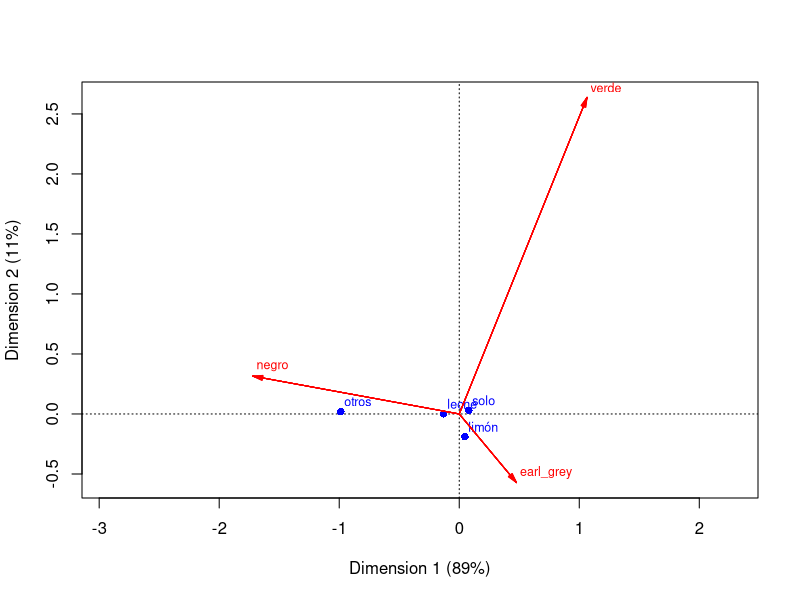
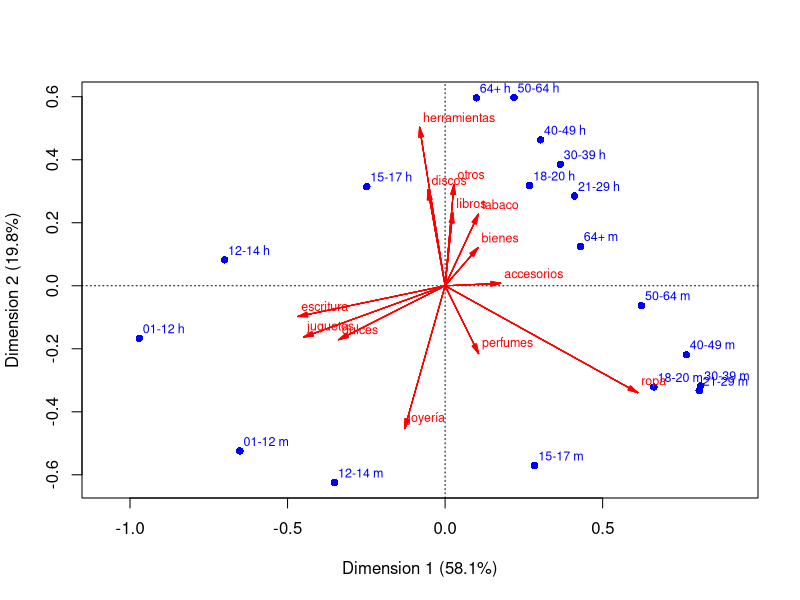
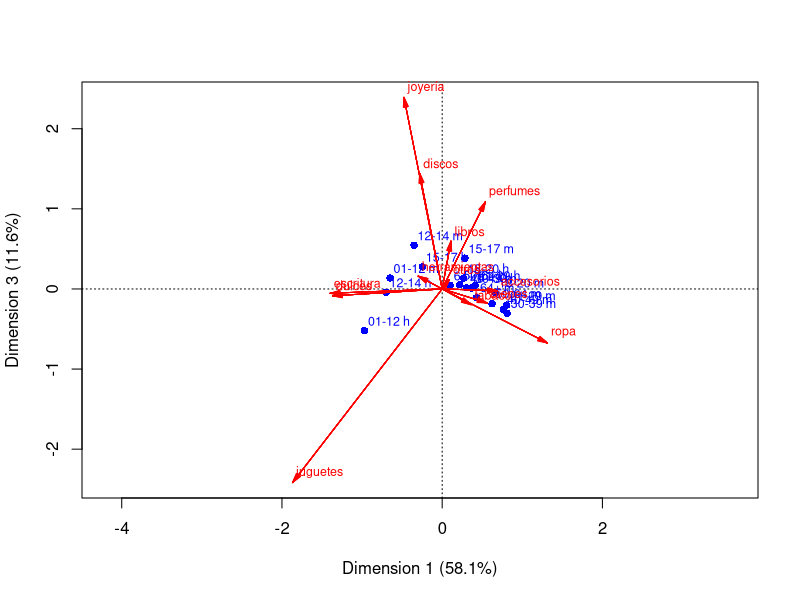

These charts were generated, in order, by the following R code:
## ---- chunk 1
library(tidyverse)
library(lubridate)
library(kableExtra)
## ---- chunk 2
# cargamos y traducimos los datos
te_tbl <- read_csv("./datos/tea.csv") |> 
   mutate(id = row_number()) |> 
   select(id, Tea, How, sugar, how, price, age) |> 
   rename(tipo = Tea, complementos = How, azucar = sugar, 
          presentacion = how, precio = price, edad = age) |> 
   mutate(tipo = recode(tipo, black = "negro", green = "verde", `Earl Grey` = "earl_grey"),
          complementos = recode(complementos, alone = "solo", milk = "leche", 
                                lemon = "limón", .default = "otros"),
          azucar = recode(azucar, sugar = "con_azúcar", No.sugar = "sin_azúcar"),
          presentacion = recode(presentacion, `tea bag`="bolsa", 
                                unpackaged = "suelto", .default = "mixto"),
          precio = recode(precio, p_upscale = "fino", p_branded = "de_marca",
                          p_private_label = "marca_propia", p_variable = "variable",
                          .default = "no_sabe"))
sample_n(te_tbl, 10) |> kable()
## ---- chunk 3
tabla_1 <- te_tbl |> count(tipo) |> 
   arrange(desc(n))
tabla_1 |> kable()
## ---- chunk 4
tabla_2 <- te_tbl |> 
   count(tipo) |> 
   mutate(n_total = sum(n), prop = n / n_total) |> 
   select(tipo, n_total, prop) |> 
   mutate(across(where(is.numeric), round, 2)) |> 
   arrange(desc(prop))
tabla_2 |> kable()
## ---- chunk 5
perfiles_col_tbl <- te_tbl |> select(id, tipo, complementos, presentacion, azucar) |> 
   pivot_longer(cols = tipo:azucar, names_to = "variable", values_to = "valor") |> 
   count(variable, valor) |> 
   group_by(variable) |> 
   mutate(n_total = sum(n), prop = n / n_total) |>
   mutate(prop = round(prop, 2)) |> 
   arrange(desc(prop), .by_group = TRUE)
perfiles_col_tbl |> kable()
## ---- chunk 6
perfiles_col_tbl |> 
   ungroup() |> 
   select(-variable, -n_total) |> 
   kable() |>  
   pack_rows(index = table(perfiles_col_tbl$variable))
## ---- chunk 7
perfiles_col_tbl <- te_tbl |> count(complementos, tipo) |> 
   group_by(tipo) |> 
   mutate(prop = n / sum(n)) |>
   group_by(complementos) |> 
   select(-n) |> 
   pivot_wider(names_from = tipo, values_from = prop, values_fill = 0)
perfiles_col_tbl |>  kable(digits = 2, caption = "Perfiles por columna")
## ---- chunk 8
comp_tbl <- te_tbl |> count(complementos) |> mutate(total = n / sum(n))
perfiles_col_tbl <- left_join(perfiles_col_tbl, comp_tbl) |> 
      arrange(desc(total)) |> 
      select(-n)
perfiles_col_tbl |> kable(digits = 2)
## ---- chunk 9
res_tbl <- perfiles_col_tbl |> 
   mutate(across(where(is.numeric), ~ .x / total)) |> 
   select(-total)
res_tbl |> kable(digits = 2)
## ---- chunk 10
res_tbl <- perfiles_col_tbl |> 
   mutate(across(where(is.numeric) & !total, ~ .x / total - 1)) 
res_tbl |> kable(digits = 2)
## ---- chunk 11
res_tbl |>  mutate(across(where(is.numeric), round, 2)) |> 
   mutate(across(where(is.numeric) & ! total, 
                 ~ cell_spec(.x, color = ifelse(.x > 0.1, "black", 
                                         ifelse(.x < -0.1, "red", "gray"))))) |>
   arrange(desc(total)) |> 
   kable(escape = FALSE) 
## ---- chunk 12
opts <- options(knitr.kable.NA = "")
res_tbl |>
   bind_rows(te_tbl |> count(tipo) |> 
                mutate(total = 1) |> 
                pivot_wider(names_from = tipo, values_from = n)) |> 
   mutate(across(where(is.numeric), round, 2)) |> 
   mutate(across(where(is.numeric) & ! total, 
                 ~ cell_spec(.x, color = ifelse(.x > 0.1, "black", 
                                         ifelse(.x < -0.1, "red", "gray"))))) |>
   arrange(desc(total)) |> 
   kable(escape = FALSE) 
## ---- chunk 13
library(ca)
corr_te <- ca(table(te_tbl$complementos, te_tbl$tipo))
plot(corr_te, map = "rowprincipal", arrows = c(FALSE, TRUE))
## ---- chunk 14
hurto_tbl <- read_csv("./datos/hurto.csv") |> 
   mutate(grupo = ifelse(grupo == "-12 h", "01-12 h", grupo),
          grupo = ifelse(grupo == "-12 m", "01-12 m", grupo))
hurto_tbl |> kable()
## ---- chunk 15
hurto_tbl |> 
   pivot_longer(cols = ropa:otros, names_to = "producto", values_to = "n") |> 
   group_by(producto) |> 
   summarise(n = sum(n)) |> 
   mutate(prop = n / sum(n)) |> 
   arrange(desc(prop)) |> 
   kable(digits = 2)
## ---- chunk 16
grupos_tbl <- hurto_tbl |> 
   pivot_longer(cols = ropa:otros, names_to = "producto", values_to = "n") |> 
   group_by(grupo) |> 
   summarise(n = sum(n)) |> 
   mutate(prop = n / sum(n)) |> 
   arrange(desc(prop))
grupos_tbl |> kable(digits = 2)
## ---- chunk 17
hurto_df <- as.data.frame(hurto_tbl)
rownames(hurto_df) <- hurto_tbl$grupo
hurto_df$grupo <- NULL
corr_hurto <- ca(hurto_df)
grafica_datos <- plot(corr_hurto, map = "rowgreen", arrows = c(FALSE, TRUE))
## ---- chunk 18
perfiles_hurto_tbl <- hurto_tbl |> 
   pivot_longer(cols = ropa:otros, names_to = "producto", values_to = "n") |> 
   group_by(producto) |> 
   mutate(prop = n / sum(n)) |> 
   select(-n) |> 
   pivot_wider(names_from = producto, values_from = prop) 
perfiles_hurto_tbl |> 
   select(-bienes, -discos, -perfumes) |> 
   kable(digits = 2) |> 
   kable_styling(font_size = 10)
## ---- chunk 19
res_hurto_tbl <- left_join(perfiles_hurto_tbl, grupos_tbl |> rename(total = prop)) |> 
    select(-n) |> 
    select(-bienes, -discos, -perfumes) |> 
    mutate(across(where(is.numeric) & !total, ~ .x / total - 1)) |> 
    mutate(across(where(is.numeric), round, 2)) 
res_hurto_tbl |> 
    mutate(across(where(is.numeric) & ! total, 
                 ~ cell_spec(.x, color = ifelse(.x > 0.2, "black", 
                                         ifelse(.x < -0.2, "red", "gray"))))) |>
    select(-total) |> 
    kable(escape = FALSE) |>
    kable_styling(font_size = 10)
## ---- chunk 20
res_hurto_tbl |> select("grupo", "escritura", "juguetes", "dulces", "joyería",
                         "herramientas", "otros", "libros", "tabaco", "accesorios", 
                         "ropa") |> 
    mutate(across(where(is.numeric), 
                 ~ cell_spec(.x, color = ifelse(.x > 0.2, "black", 
                                         ifelse(.x < -0.2, "red", "gray"))))) |>
    kable(escape = FALSE) |>
    kable_styling(font_size = 10)
## ---- chunk 21
plot(corr_hurto, dim = c(1, 3), map = "rowprincipal", arrows = c(FALSE, TRUE))
